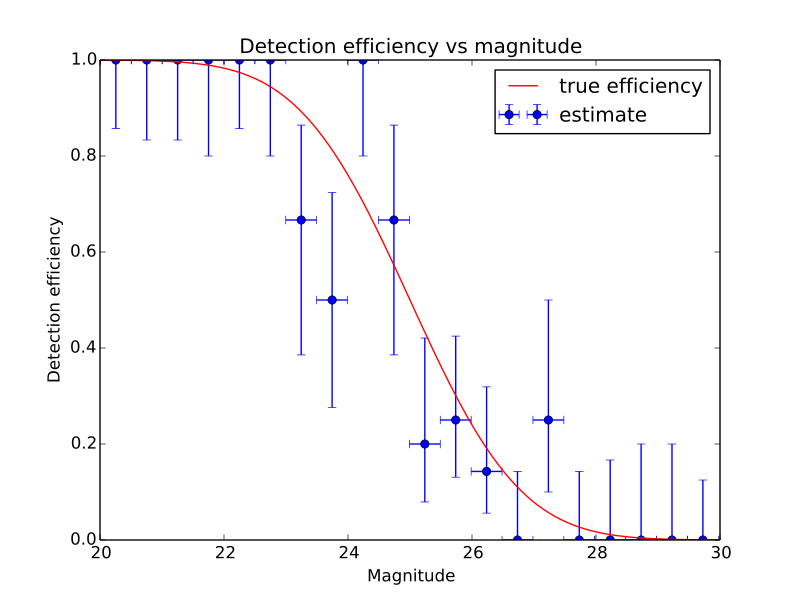

The Python source for this figure:
import numpy as np
from scipy.special import erf
from scipy.stats.distributions import binom
import matplotlib.pyplot as plt
from astropy.stats import binned_binom_proportion
def true_efficiency(x):
    return 0.5 - 0.5 * erf((x - 25.) / 2.)
np.random.seed(400)
mag = 20. + 10. * np.random.rand(100)
np.random.seed(600)
detected = binom.rvs(1, true_efficiency(mag))
bins, binshw, p, perr = binned_binom_proportion(mag, detected, bins=20)
plt.errorbar(bins, p, xerr=binshw, yerr=perr, ls='none', marker='o',
             label='estimate')
X = np.linspace(20., 30., 1000)
plt.plot(X, true_efficiency(X), ls='-', color='r',
         label='true efficiency')
plt.ylim(0., 1.)
plt.title('Detection efficiency vs magnitude')
plt.xlabel('Magnitude')
plt.ylabel('Detection efficiency')
plt.legend()
plt.show()
